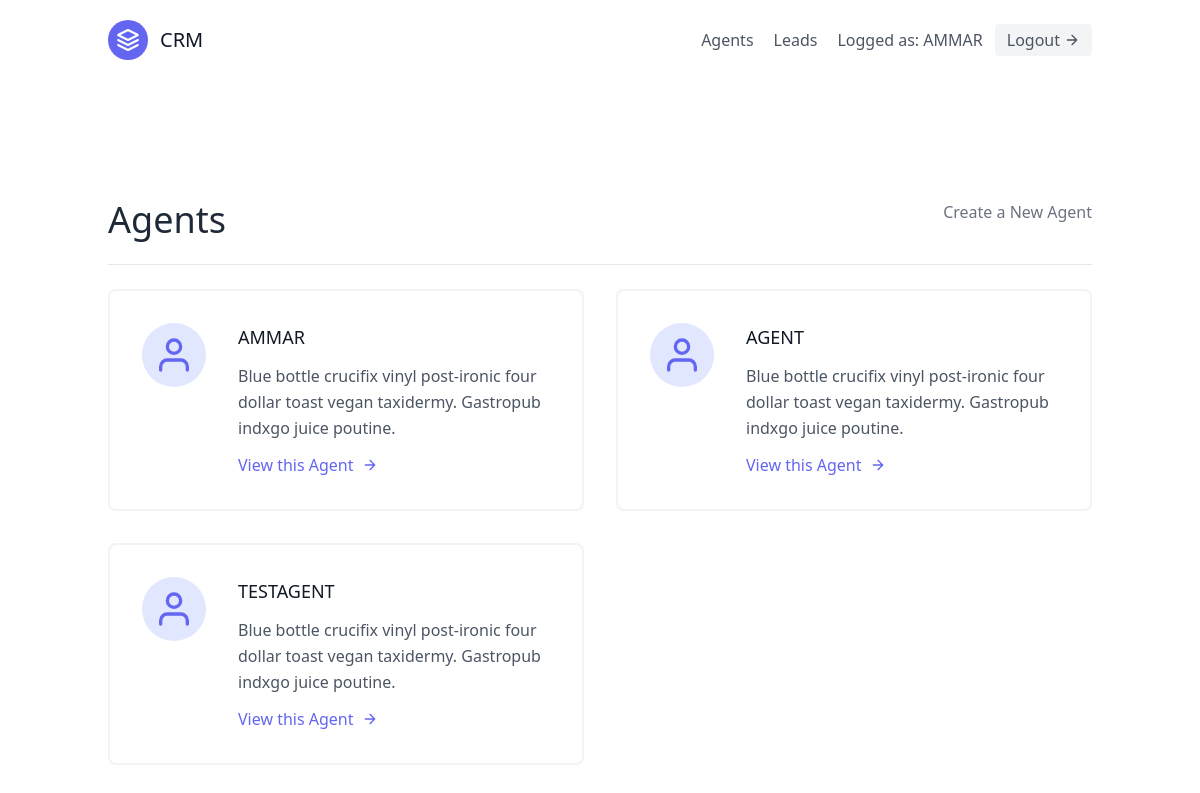
/agents/ (signed in), run on an earlier commit of the app's database.
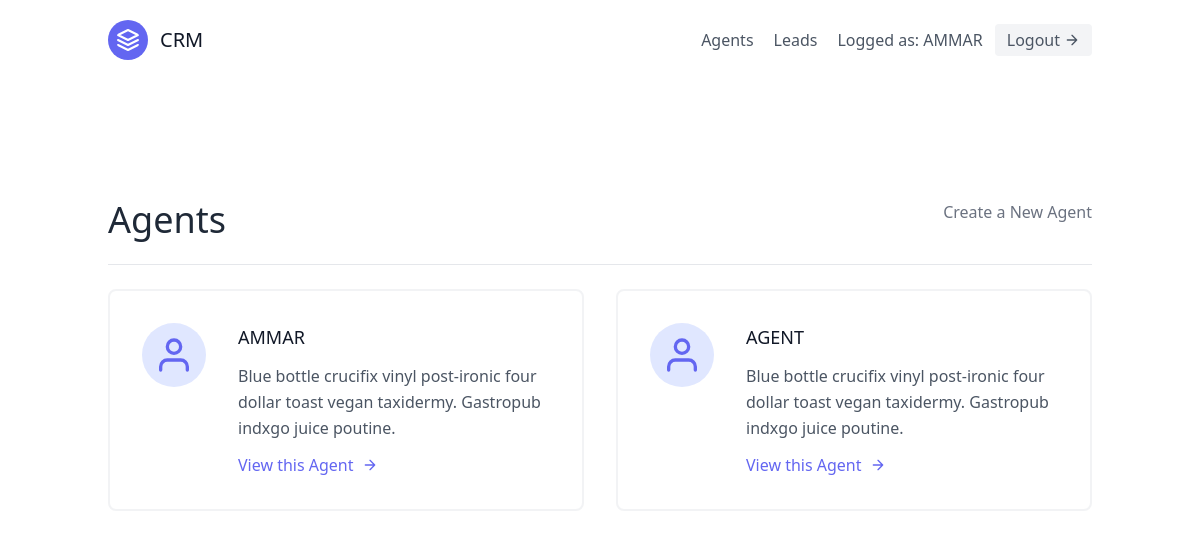
And on a later commit of the database.
### leads/models.py (models this page shows, shortened)
class Agent(models.Model):
    user = models.OneToOneField(User,on_delete=models.CASCADE)
    organization = models.ForeignKey(UserProfile,on_delete=models.CASCADE)

class User(AbstractUser):
    is_organisor = models.BooleanField(default=True)
    is_agent = models.BooleanField(default=False)

### agents/views.py (the view)
# urls.py: path('',views.AgentListView.as_view(),name='agent-list'),
class AgentListView(OrganisorLoginRequiredMixin,generic.ListView):
    template_name = 'agents/agent-list.html'
    context_object_name = 'agents'
    def get_queryset(self):
        organization = self.request.user.userprofile
        return Agent.objects.filter(organization=organization)

### agents/mixins.py (called while the page is built)
    def dispatch(self, request, *args, **kwargs):
        if not request.user.is_authenticated or not request.user.is_organisor:
            return redirect('leads:lead-list')
        return super().dispatch(request, *args, **kwargs)

### agents/templates/agents/agent-list.html
{% extends 'base.html' %}
{% block content %}
<section class="text-gray-600 body-font">
    <div class="container px-5 py-24 mx-auto flex flex-wrap">
        <div class='w-full mb-6 py-6 flex justify-between item-center border-b border-gray-200'>
        <div>
            <h1 class='text-4xl text-gray-800'>Agents</h1>
        </div>
        <div>
            <a class='text-gray-500 hover:text-blue-500' href="{% url 'agents:agent-create' %}">Create a New Agent</a>
        </div>
        </div>
      <div class="flex flex-wrap -m-4">
        {% for agent in agents %}
        <div class="p-4 lg:w-1/2 md:w-full">
          <div class="flex border-2 rounded-lg border-gray-200 border-opacity-50 p-8 sm:flex-row flex-col">
            <div class="w-16 h-16 sm:mr-8 sm:mb-0 mb-4 inline-flex items-center justify-center rounded-full bg-indigo-100 text-indigo-500 flex-shrink-0">
              <svg fill="none" stroke="currentColor" stroke-linecap="round" stroke-linejoin="round" stroke-width="2" class="w-10 h-10" viewBox="0 0 24 24">
                <path d="M20 21v-2a4 4 0 00-4-4H8a4 4 0 00-4 4v2"></path>
                <circle cx="12" cy="7" r="4"></circle>
              </svg>
            </div>
            <div class="flex-grow">
              <h2 class="text-gray-900 text-lg title-font font-medium mb-3">{{agent.user.username | upper}}</h2>
              <p class="leading-relaxed text-base">
                Blue bottle crucifix vinyl post-ironic four dollar toast vegan taxidermy. Gastropub indxgo juice poutine.</p>
              <a href="{% url 'agents:agent-detail' agent.pk %}" class="mt-3 text-indigo-500 inline-flex items-center">
                View this Agent
                <svg fill="none" stroke="currentColor" stroke-linecap="round" stroke-linejoin="round" stroke-width="2" class="w-4 h-4 ml-2" viewBox="0 0 24 24">
                  <path d="M5 12h14M12 5l7 7-7 7"></path>
                </svg>
              </a>
            </div>
          </div>
        </div>
        {% endfor %}
      </div>
    </div>
  </section>
{% endblock content %}

What changed in the data, as far as the page shows it:
removed Agent: user.username "TESTAGENT"
